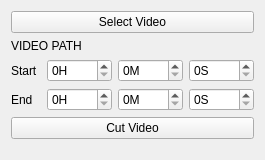
<?xml version="1.0" encoding="UTF-8"?>
<ui version="4.0">
 <class>Form</class>
 <widget class="QWidget" name="Form">
  <property name="geometry">
   <rect>
    <x>0</x>
    <y>0</y>
    <width>265</width>
    <height>160</height>
   </rect>
  </property>
  <property name="windowTitle">
   <string>Form</string>
  </property>
  <layout class="QVBoxLayout" name="verticalLayout">
   <item>
    <widget class="QPushButton" name="bt_select_video">
     <property name="text">
      <string>Select Video</string>
     </property>
    </widget>
   </item>
   <item>
    <widget class="QLabel" name="lb_video_path">
     <property name="layoutDirection">
      <enum>Qt::LeftToRight</enum>
     </property>
     <property name="text">
      <string>VIDEO PATH</string>
     </property>
     <property name="wordWrap">
      <bool>false</bool>
     </property>
     <property name="margin">
      <number>0</number>
     </property>
     <property name="textInteractionFlags">
      <set>Qt::NoTextInteraction</set>
     </property>
    </widget>
   </item>
   <item>
    <layout class="QHBoxLayout" name="ly_start">
     <item>
      <widget class="QLabel" name="label">
       <property name="maximumSize">
        <size>
         <width>30</width>
         <height>30</height>
        </size>
       </property>
       <property name="text">
        <string>Start</string>
       </property>
      </widget>
     </item>
     <item>
      <widget class="QSpinBox" name="sp_start_h">
       <property name="specialValueText">
        <string/>
       </property>
       <property name="suffix">
        <string>H</string>
       </property>
       <property name="maximum">
        <number>999</number>
       </property>
      </widget>
     </item>
     <item>
      <widget class="QSpinBox" name="sp_start_m">
       <property name="suffix">
        <string>M</string>
       </property>
       <property name="maximum">
        <number>60</number>
       </property>
      </widget>
     </item>
     <item>
      <widget class="QSpinBox" name="sp_start_s">
       <property name="suffix">
        <string>S</string>
       </property>
       <property name="maximum">
        <number>60</number>
       </property>
      </widget>
     </item>
    </layout>
   </item>
   <item>
    <layout class="QHBoxLayout" name="ly_end">
     <item>
      <widget class="QLabel" name="label_2">
       <property name="maximumSize">
        <size>
         <width>30</width>
         <height>30</height>
        </size>
       </property>
       <property name="text">
        <string>End</string>
       </property>
      </widget>
     </item>
     <item>
      <widget class="QSpinBox" name="sp_end_h">
       <property name="specialValueText">
        <string/>
       </property>
       <property name="suffix">
        <string>H</string>
       </property>
       <property name="maximum">
        <number>999</number>
       </property>
      </widget>
     </item>
     <item>
      <widget class="QSpinBox" name="sp_end_m">
       <property name="suffix">
        <string>M</string>
       </property>
       <property name="maximum">
        <number>60</number>
       </property>
      </widget>
     </item>
     <item>
      <widget class="QSpinBox" name="sp_end_s">
       <property name="suffix">
        <string>S</string>
       </property>
       <property name="maximum">
        <number>60</number>
       </property>
      </widget>
     </item>
    </layout>
   </item>
   <item>
    <widget class="QPushButton" name="bt_cut_video">
     <property name="text">
      <string>Cut Video</string>
     </property>
    </widget>
   </item>
   <item>
    <spacer name="verticalSpacer">
     <property name="orientation">
      <enum>Qt::Vertical</enum>
     </property>
     <property name="sizeHint" stdset="0">
      <size>
       <width>20</width>
       <height>40</height>
      </size>
     </property>
    </spacer>
   </item>
  </layout>
 </widget>
 <resources/>
 <connections/>
</ui>
